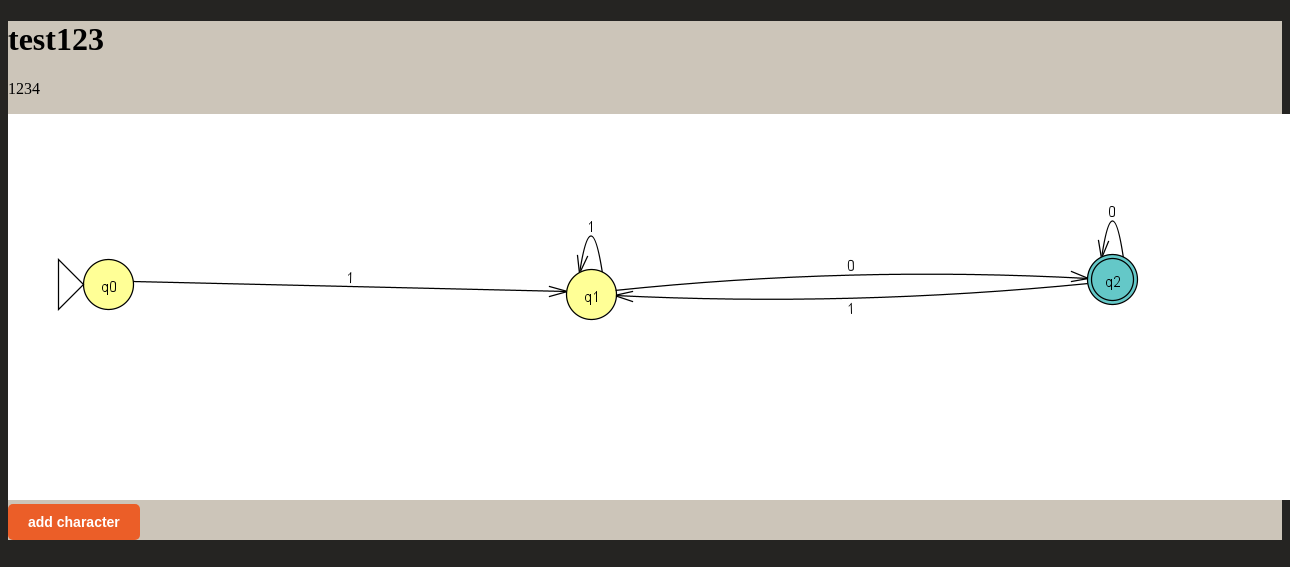
The app's page /characters (signed in), older data.
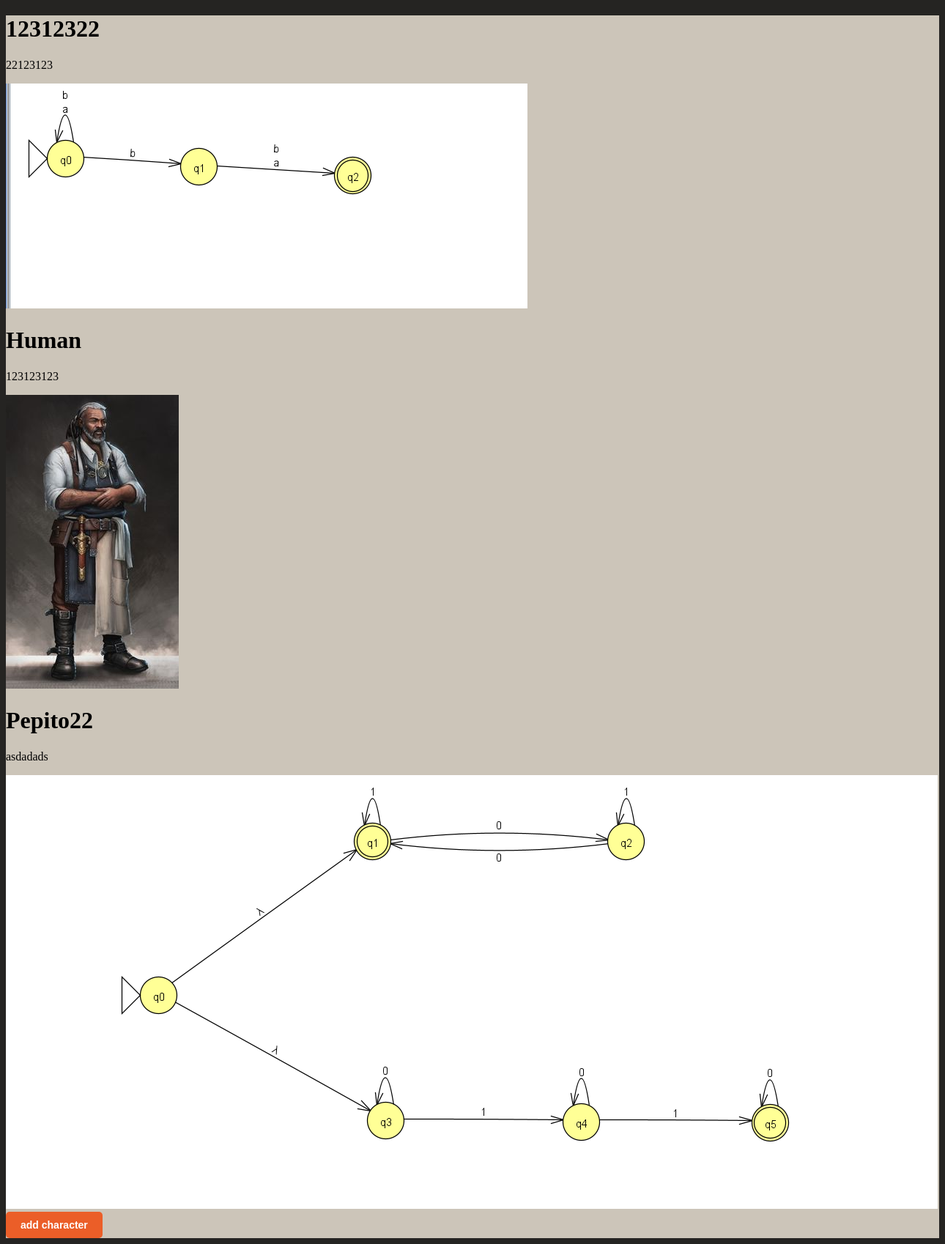
The same page, newer data.
### app.py (models this page shows)
class Character(db.Model):
    id = db.Column(db.Integer, primary_key=True)
    accountID = db.Column(db.Integer, db.ForeignKey('account.id'), nullable=False)
    playerID = db.Column(db.Integer, db.ForeignKey('player.id'), nullable=True)
    name = db.Column(db.String(80), nullable=False)
    bio = db.Column(db.String(500), nullable=True)
    image = db.Column(db.String(80), nullable=True) #file for saved img path probably
    uniqueFields = db.relationship("UniqueField", backref='character', lazy=True)
    stats = db.relationship("Stats", backref='character', lazy=True)

### app.py (the view)
@app.route('/characters', methods=['GET', 'POST'])
@login_required
def characters():
    characters = Character.query.filter_by(accountID=current_user.id)
    return render_template('characters.html', characters=characters)

### app.py (called while the page is built)
@login_manager.user_loader
def load_user(id):
    return Account.query.get(int(id))

### templates/characters.html (shortened to what this page needs)
<!DOCTYPE html>
<html lang="en">
<head>
</head>
<body>
    <div class="characterCard">
        {% for character in characters %}
            <h1>{{ character.name }}</h1>
            <p>{{ character.bio }}</p>
            <img src="uploads/{{character.image}}" alt="Image Preview">
        {% endfor %}
            <a href="/addcharacter"><button class="button">add character</button></a>
    </div>
</body>
</html>

### templates/characters.html (style rules this page uses)
body { background-color: #252422; }
.button { background-color: #EB5E28; color: #fff; font-weight: bold; padding: 10px 20px; border: none; border-radius: 5px; cursor: pointer; font-size: 14px; transition: background-color 0.3s, color 0.3s; }
.characterCard { max-width: fit-content; margin-left: auto; margin-right: auto; background-color: #CCC5B9; }

Row changes from the older to the newer data that the page shows:
changed Character (number 1 of 3 on the later page): name "test123" → "12312322"; bio "1234" → "22123123"; image: a different picture
added Character: name "Human", bio "123123123", image (picture)
added Character: name "Pepito22", bio "asdadads", image (picture)
